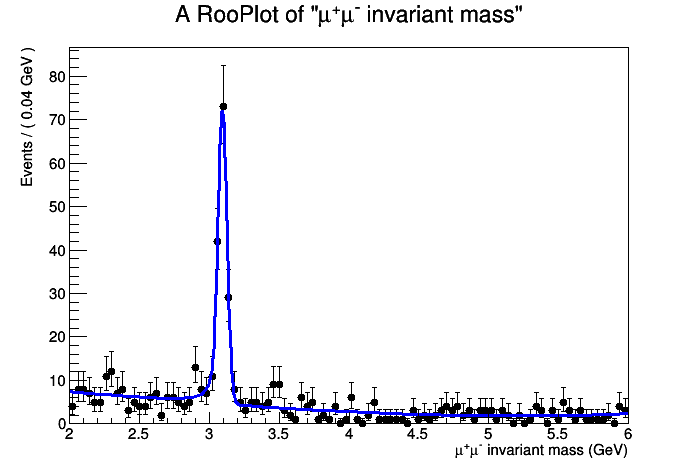

Reproduce this figure in Python.
import ROOT 


f = ROOT.TFile("DataSet_lowstat.root")
dataset= f.Get("data")
mass = ROOT.RooRealVar("mass","#mu^{+}#mu^{-} invariant mass",2.,6.,"GeV")
mean = ROOT.RooRealVar("mean","the mean of the crystal ball",3.1,2.8,3.2)
sigma = ROOT.RooRealVar("sigma","the width of the crystal ball", 0.3,0.0001,1.)
alpha = ROOT.RooRealVar("alpha","the alpha of the crystal ball",1.5,-5.,5.)
n = ROOT.RooRealVar("n","the n of crystal ball",1.5,0.5,5.)

#RooCBShape signalModel("signal","signal pdf",massa,mean,sigma,alpha,n)
signalModel = ROOT.RooCBShape("signalModel","The Jpsi Crystall Ball",mass,mean,sigma,alpha,n)

#background

#Background parametrization: just a polynomial

a1 = ROOT.RooRealVar("a1","The a1 of background",-0.7,-2.,2.)

a2 = ROOT.RooRealVar("a2","The a2 of background",0.3,-2.,2.)

a3 = ROOT.RooRealVar("a3","The a3 of background",-0.03,-2.,2.)

backgroundPDF = ROOT.RooChebychev("backgroundPDF","The background PDF",mass,ROOT.RooArgList(a1,a2,a3))

#--- Construct signal+background PDF ---
nsig = ROOT.RooRealVar("nsig","#signal events",200,0.,10000);
nbkg = ROOT.RooRealVar("nbkg","#background events",800,0.,10000);
model = ROOT.RooAddPdf("model","g+a",ROOT.RooArgList(signalModel,backgroundPDF),ROOT.RooArgList(nsig,nbkg));

#RooRealVar massapsi("massapsi","massa Invariante psi",2.,4.,"GeV")
#RooRealVar meanpsi("meanpsi","the mean psi od the crystall ball",3.6,3.0,3.8)

#RooCBShape signalpsi("signalpsi","signal pdf",massapsi,meanpsi,sigma,alpha,n)

#RooAddPdf model("model","j+psi", signalModel, signalpsi)

model.fitTo(dataset)
massframe = mass.frame()
#RooPlot* massframe = mass.frame()
dataset.plotOn(massframe)
model.plotOn(massframe)
c1 = ROOT.TCanvas()
massframe.Draw()

#signalModel.fitTo(dataset)
#xframe = mass.frame()
#dataset.plotOn(xframe)
#signalModel.plotOn(xframe)
#c1 = ROOT.TCanvas()
#xframe.Draw()
c1.SaveAs("jpsibkg.png")
